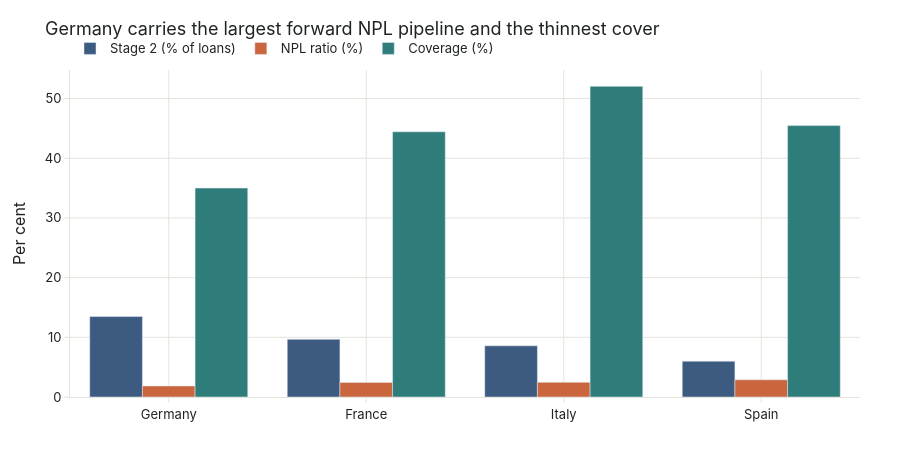

Notebook code cell kept with this figure:
### Code cell
V.fig_country_comparison(summary)

### Figure 1 — Plotly figure (JSON) as saved in the notebook; plotly's stock layout.template omitted (floating-point values rounded to 4 significant figures)
{"data": [{"hovertemplate": "<b>%{x}</b><br>Stage 2 (% of loans): %{y:.1f}%<extra></extra>", "marker": {"color": "#3D5A80"}, "name": "Stage 2 (% of loans)", "type": "bar", "x": ["Germany", "France", "Italy", "Spain"], "y": [13.48, 9.665, 8.571, 6.005]}, {"hovertemplate": "<b>%{x}</b><br>NPL ratio (%): %{y:.1f}%<extra></extra>", "marker": {"color": "#C9663E"}, "name": "NPL ratio (%)", "type": "bar", "x": ["Germany", "France", "Italy", "Spain"], "y": [1.851, 2.449, 2.459, 2.88]}, {"hovertemplate": "<b>%{x}</b><br>Coverage (%): %{y:.1f}%<extra></extra>", "marker": {"color": "#2E7D7B"}, "name": "Coverage (%)", "type": "bar", "x": ["Germany", "France", "Italy", "Spain"], "y": [35.0, 44.43, 52.04, 45.47]}], "layout": {"barmode": "group", "font": {"color": "#1F2421", "family": "Inter, Helvetica Neue, Arial, sans-serif", "size": 13}, "height": 460, "hoverlabel": {"bgcolor": "white", "bordercolor": "#E6E3DD", "font": {"size": 12}}, "legend": {"orientation": "h", "x": 0, "y": 1.02, "yanchor": "bottom"}, "margin": {"b": 60, "l": 70, "r": 40, "t": 70}, "paper_bgcolor": "white", "plot_bgcolor": "white", "title": {"text": "Germany carries the largest forward NPL pipeline and the thinnest cover"}, "xaxis": {"gridcolor": "#E6E3DD", "linecolor": "#E6E3DD", "tickcolor": "#E6E3DD", "ticks": "outside", "title": {"text": ""}, "zeroline": false}, "yaxis": {"gridcolor": "#E6E3DD", "linecolor": "#E6E3DD", "tickcolor": "#E6E3DD", "ticks": "outside", "title": {"text": "Per cent"}, "zeroline": false}}}
